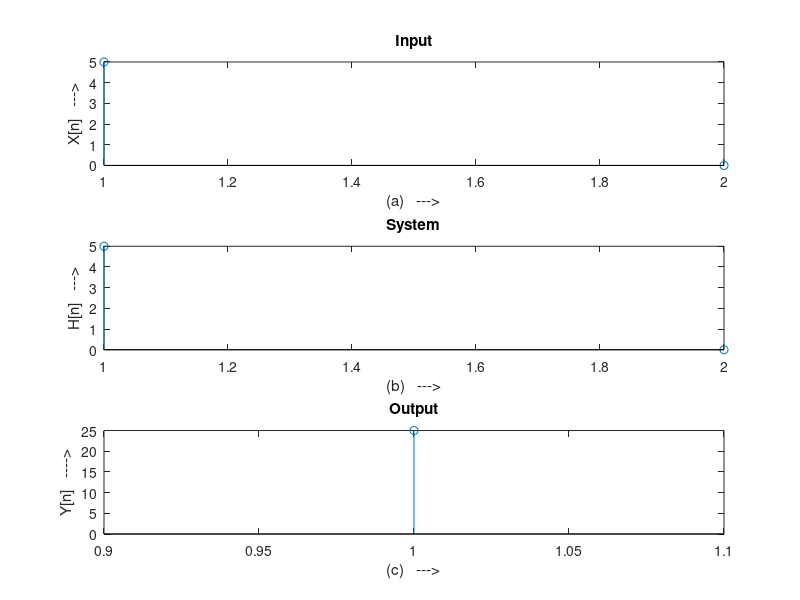

MATLAB code for this plot: (Note: this script raises an error after producing the figure.)
clc;
clear all;
close all;
x=input('Enter the 1st sequence ');
h=input('Enter the 2nd sequence ');
m=length(x)
n=length(h)

X=[x,zeros(1,n)];
H=[h,zeros(1,m)];


for i=1:n+m-1
    Y(i)=0;
    for j=1:m
        if(i-j+1>0)
            Y(i)=Y(i)+X(j)*H(i-j+1);
        else
        end
    end
end

subplot(3,1,1);
stem(X);
ylabel('X[n]   --->')
xlabel('(a)   --->')
X
title(['Input'])

subplot(3,1,2);
stem(H);
ylabel('H[n]   --->')
xlabel('(b)   --->')
H
title(['System'])

subplot(3,1,3);
stem(Y)
ylabel('Y[n]   ---->')
xlabel('(c)   --->')
Y
title(['Output'])
sgtitle("Done By Ekansh (2K19/EC/058)")

disp('Press a key !')  % Press a key here.You can see the message 'Paused: Press any key' in        % the lower left corner of MATLAB window.
pause;